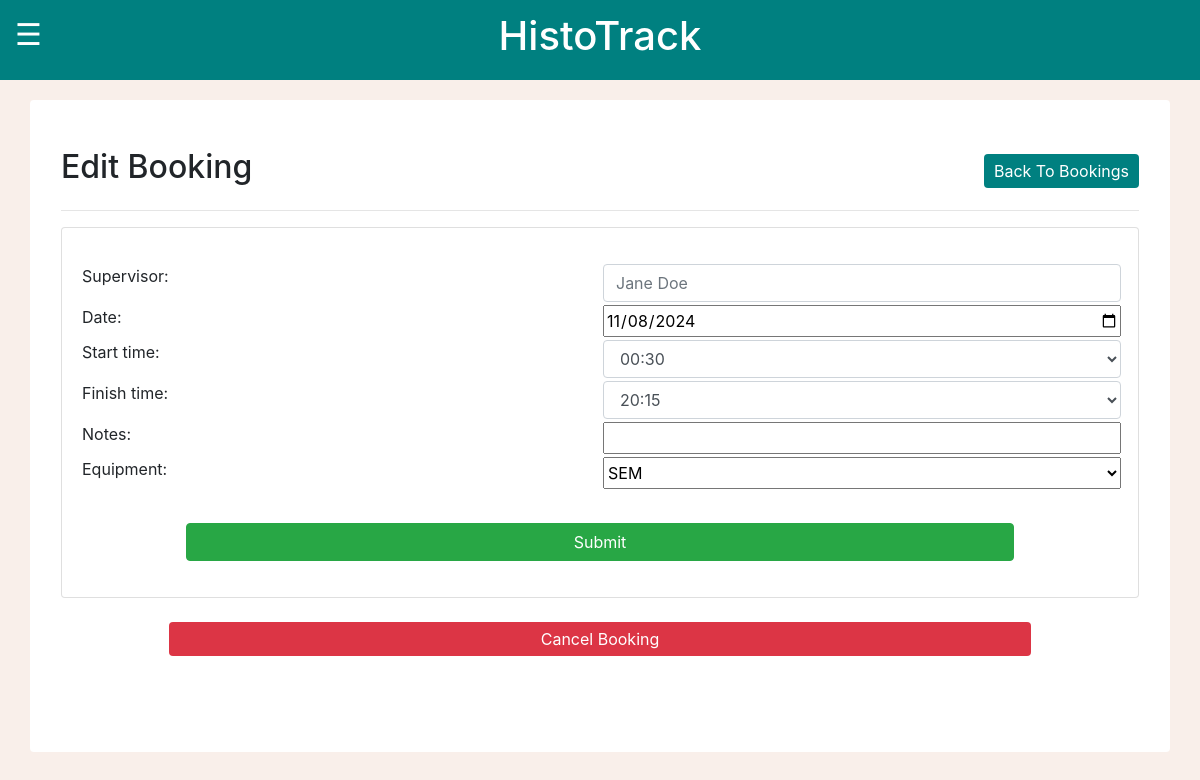
The page /MCalendar/myBookings/editBooking/6 (signed in) on the database as committed earlier.
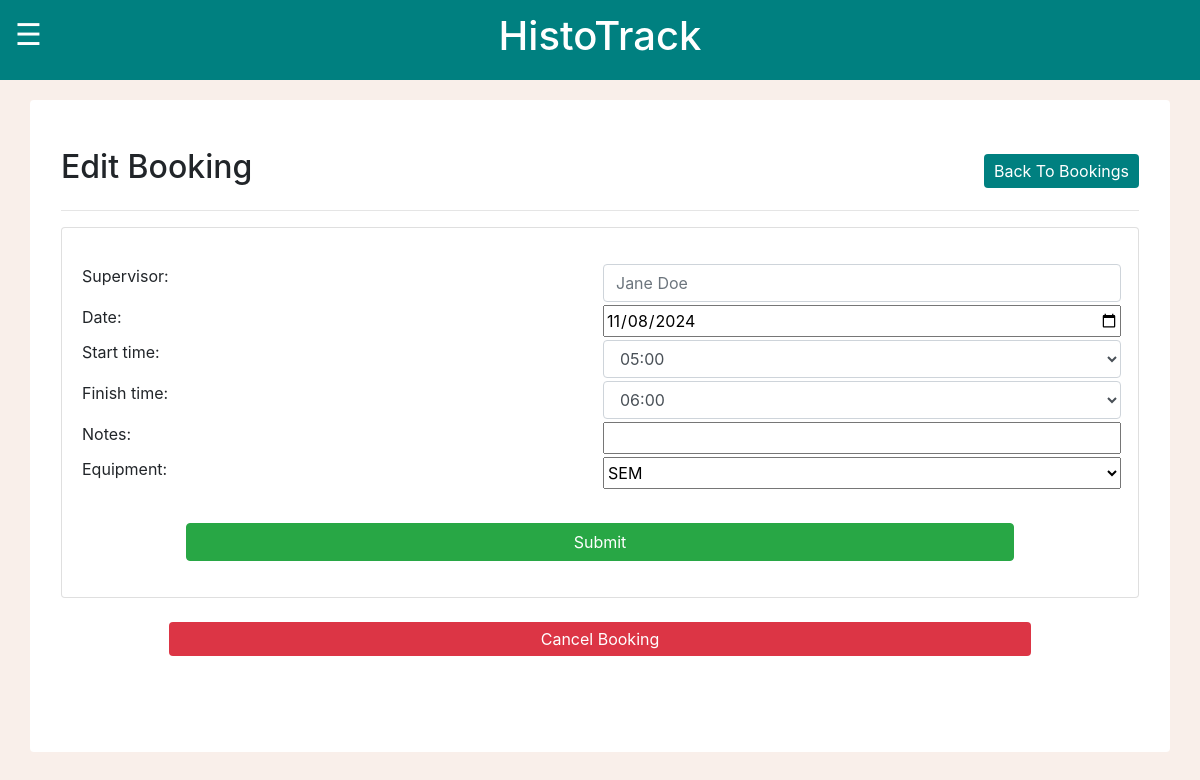
The same page on the database as committed later.
### MCalendar/models.py (models this page shows, shortened)
class Event(models.Model):
    invoiceRef = models.CharField(max_length=10, default="None")
    bookingName = models.CharField(max_length=80)
    supervisorName = models.CharField(max_length=80)
    email = models.EmailField()
    bookingDate = models.DateField()
    startTime = models.TimeField()
    finishTime = models.TimeField()
    notes = models.TextField(max_length = 1000)
    equipment = models.CharField(max_length=100, default='Not specified')
    totalTime = models.FloatField(default=0)
    hourlyRate = models.DecimalField(max_digits=10, decimal_places=2, default=0.00)

### MCalendar/views.py (the view, shortened to what this page needs)
# urls.py: path("myBookings/editBooking/<int:id>", views.editBooking, name="editBooking"),
def editBooking(request, id):
    if request.user.is_authenticated:
        booking = get_object_or_404(Event, id=id)
        equipmentList = Equipment.objects.all()
        supervisors = Supervisor.objects.all().order_by('first_name')
        template = loader.get_template('editBooking.html')
        context = {
            'editBooking': [booking],
            'equipmentList': equipmentList,
            'supervisors': supervisors
        }
        return HttpResponse(template.render(context, request))
    else:
        messages.success(request, "Please log in before entering that page!")
        return redirect("loginPage")

### MCalendar/models.py (called while the page is built)
    def __str__(self):
        return self.equipmentName

### MCalendar/templates/editBooking.html (shortened to what this page needs)
{% load static %}
<!DOCTYPE html>
<html lang="en">
<head>
    <link rel="stylesheet" href="https://cdn.jsdelivr.net/npm/bootstrap@4.6.2/dist/css/bootstrap.min.css">
    <link rel="stylesheet" href="{% static 'global.css' %}">
</head>
<body>
    <div class="container-fluid text-white topbar">
        <div class="row">
            <div class="col-2 container-fluid text-left">
            <span class="sidebarButton" onclick="toggleNav()">&#9776;</span>
            </div>
            <div class="col-8 container-fluid text-center h1">
                <span>HistoTrack</span>
            </div>
            <div class="col-2"></div>
        </div>
    </div>
    <div class="container rounded bg-white mt-5 mb-5 pb-5">
        <div class="row">
            <div class="col-md-12">
                <div class="p-3 py-5">
                    <div class="d-flex justify-content-between align-items-center mb-3">
                        <h2 class="text-right">Edit Booking</h2>
                        <div class="text-center">
                            <a href="{% url 'myBookings' %}" class="btn btn-sty">Back To Bookings</a>
                        </div>
                    </div>
                    <hr>
        <form method="POST">
        {% for x in editBooking %}
            <div class="card">
                <div class="card-body">
                    <p class="card-text">
                        <div class="details">
                            <label for="supervisor">Supervisor:</label>
                            <div class="dropdown-container">
                                <input type="text" id="supervisorSearch" class="form-control" placeholder="{{x.supervisorName}}">
                            </div>
                            <label for="date">Date: </label>
                            <input type="date" id="date" name="bookingDate" value="{{ x.bookingDate|date:'Y-m-d' }}">
                            <label for="start">Start time: </label>
                            <select class="form-control" id="start" name="startTime" required>
                                <option value="00:30" {% if x.startTime|time:'H:i' == '00:30' %}selected{% endif %}>00:30</option>
                                <option value="05:00" {% if x.startTime|time:'H:i' == '05:00' %}selected{% endif %}>05:00</option>
                            </select>
                            <label for="finish">Finish time: </label>
                            <select class="form-control" id="finish" name="finishTime" required>
                                <option value="00:00" {% if x.finishTime|time:'H:i' == '00:00' %}selected{% endif %}>00:00</option>
                            </select>
                            <label for="notes">Notes: </label>
                            <input type="text" id="notes" name="notes" placeholder="{{ x.notes }}">
                            <label for="equipment">Equipment: </label>
                            <select id="equipment" name="equipment"> <option selected>{{ x.equipment }}</option>
                            </select>
                        </div>
                        <br>
                        <input class="btn btn-success btn-block" type="submit" value="Submit" style="width: 80%; margin: auto;">
                    </p>
                </div>
            </div>
            <br>
            <button class="btn btn-danger btn-block" type="button" style="width: 80%; margin: auto;" onclick="confirmCancel({{ x.id }})">Cancel Booking</button>
        {% endfor %}
        </form>
        </div>
        </div>
        </div>
    </div>
</body>
</html>

Rows that differ between the two databases and show on the page:
changed Event "Jane Doe": startTime "00:30" → "05:00"; finishTime "20:15" → "06:00"
